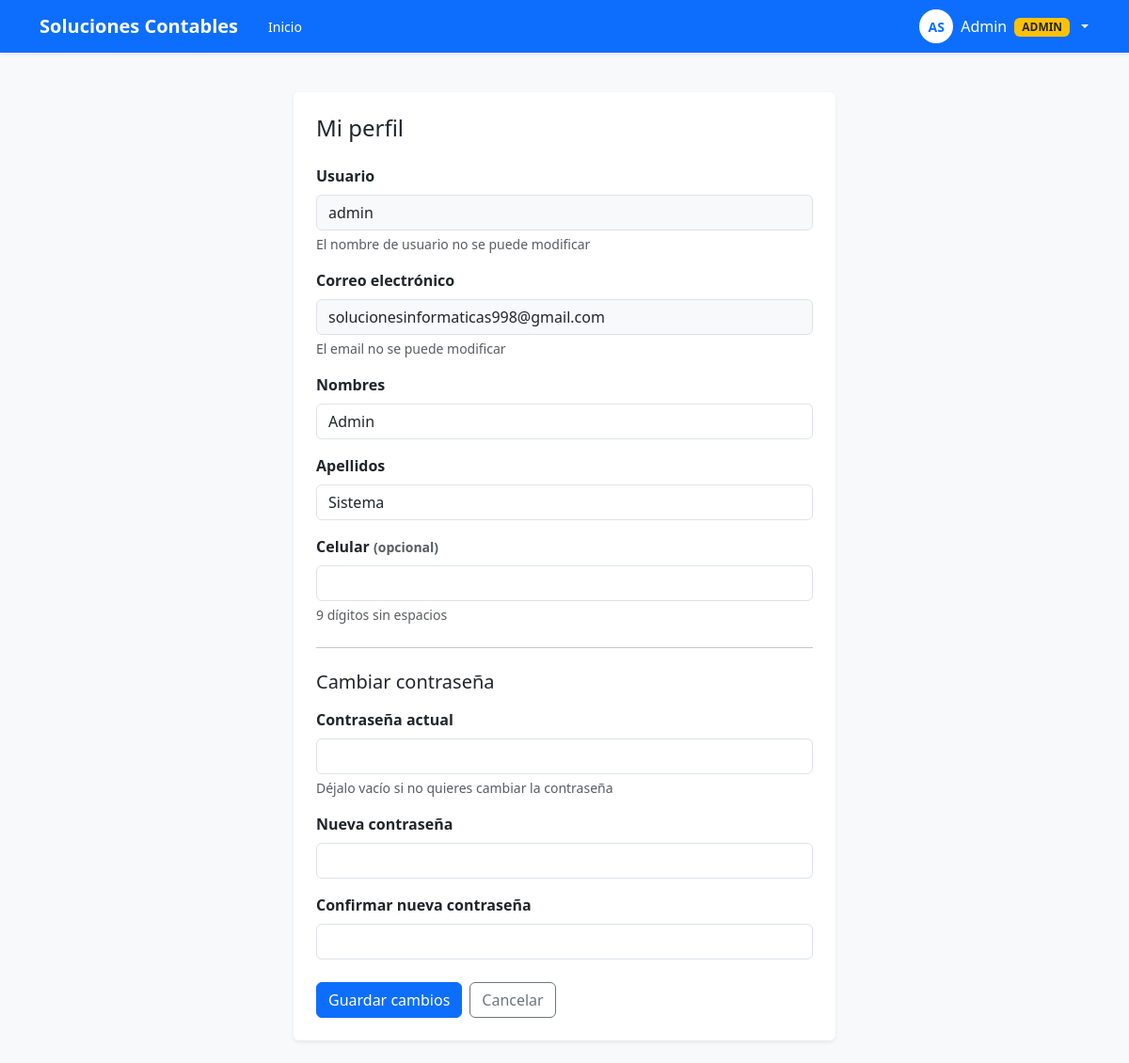
/auth/profile (signed in), run on the app's committed database.
### proc_detracciones/models.py (models this page shows, shortened)
class User(db.Model, UserMixin):
    __tablename__ = "user"
    id = db.Column(db.Integer, primary_key=True)
    email = db.Column(db.String(255), unique=True, nullable=True, index=True)
    username = db.Column(db.String(64), unique=True, nullable=True, index=True)
    password_hash = db.Column(db.String(255), nullable=True)
    role = db.Column(db.String(20), default="user", nullable=False)
    is_active_flag = db.Column(db.Boolean, default=True, nullable=False)
    trial_ends_at = db.Column(db.DateTime(timezone=True), nullable=True)
    is_email_verified = db.Column(db.Boolean, default=False, nullable=False)
    email_verified_at = db.Column(db.DateTime(timezone=True), nullable=True)
    first_name = db.Column(db.String(120), nullable=True)
    last_name = db.Column(db.String(120), nullable=True)
    phone = db.Column(db.String(15), nullable=True)  # ✅ NUEVO CAMPO
    account_status = db.Column(db.String(24), default="TRIAL_ACTIVO", nullable=False)
    payment_proof_submitted_at = db.Column(db.DateTime(timezone=True), nullable=True)
    payment_proof_url = db.Column(db.Text, nullable=True)
    payment_reviewed_at = db.Column(db.DateTime(timezone=True), nullable=True)
    payment_reviewed_by_admin_id = db.Column(db.Integer, db.ForeignKey("user.id"), nullable=True)
    reviewed_by_admin = db.relationship("User", remote_side=[id], backref="reviewed_users", uselist=False)
    created_at = db.Column(db.DateTime(timezone=True), default=utcnow, nullable=False)
    payment_proof_reviewed_at = db.Column(db.DateTime(timezone=True), nullable=True)
    @property
    def is_active(self) -> bool:
        return bool(self.is_active_flag)

### proc_detracciones/routes/auth.py (the view, shortened to what this page needs)
@auth_bp.route("/profile", methods=["GET", "POST"])
@login_required
def profile():
    return render_template("profile.html")

### proc_detracciones/templates/profile.html (shortened to what this page needs)
{% extends "_base.html" %} {% block title %}Mi perfil{% endblock %} {% block
content %}
<div class="container py-4" style="max-width: 600px">
  <div class="card shadow-sm border-0">
    <div class="card-body p-4">
      <h4 class="mb-4">Mi perfil</h4>
      <form method="post" action="{{ url_for('auth.profile') }}">
        <div class="mb-3">
          <label for="username" class="form-label fw-semibold">Usuario</label>
          <input
            type="text"
            class="form-control bg-light"
            id="username"
            value="{{ current_user.username }}"
            disabled
            readonly
          />
          <div class="form-text">
            El nombre de usuario no se puede modificar
          </div>
        </div>
        <div class="mb-3">
          <label for="email" class="form-label fw-semibold"
            >Correo electrónico</label
          >
          <input
            type="email"
            class="form-control bg-light"
            id="email"
            value="{{ current_user.email or 'No registrado' }}"
            disabled
            readonly
          />
          <div class="form-text">El email no se puede modificar</div>
        </div>
        <div class="mb-3">
          <label for="first_name" class="form-label fw-semibold">Nombres</label>
          <input
            type="text"
            class="form-control"
            id="first_name"
            name="first_name"
            value="{{ current_user.first_name or '' }}"
            required
            maxlength="120"
          />
        </div>
        <div class="mb-3">
          <label for="last_name" class="form-label fw-semibold"
            >Apellidos</label
          >
          <input
            type="text"
            class="form-control"
            id="last_name"
            name="last_name"
            value="{{ current_user.last_name or '' }}"
            required
            maxlength="120"
          />
        </div>
        <div class="mb-3">
          <label for="phone" class="form-label fw-semibold">
            Celular <small class="text-muted">(opcional)</small>
          </label>
          <input
            type="tel"
            class="form-control"
            id="phone"
            name="phone"
            value="{{ current_user.phone or '' }}"
            maxlength="9"
            pattern="[0-9]{9}"
            placeholder=""
            autocomplete="tel"
            oninput="this.value = this.value.replace(/[^0-9]/g, '').slice(0, 9)"
          />
          <div class="form-text">9 dígitos sin espacios</div>
        </div>
        <hr class="my-4" />
        <h5 class="mb-3">Cambiar contraseña</h5>
        <div class="mb-3">
          <label for="current_password" class="form-label fw-semibold"
            >Contraseña actual</label
          >
          <input
            type="password"
            class="form-control"
            id="current_password"
            name="current_password"
            autocomplete="current-password"
          />
          <div class="form-text">
            Déjalo vacío si no quieres cambiar la contraseña
          </div>
        </div>
        <div class="mb-3">
          <label for="new_password" class="form-label fw-semibold"
            >Nueva contraseña</label
          >
          <input
            type="password"
            class="form-control"
            id="new_password"
            name="new_password"
            minlength="6"
            autocomplete="new-password"
          />
        </div>
        <div class="mb-4">
          <label for="confirm_password" class="form-label fw-semibold"
            >Confirmar nueva contraseña</label
          >
          <input
            type="password"
            class="form-control"
            id="confirm_password"
            name="confirm_password"
            minlength="6"
            autocomplete="new-password"
          />
        </div>
        <div class="d-flex gap-2">
          <button type="submit" class="btn btn-primary">Guardar cambios</button>
          <a
            href="{{ url_for('home.index') }}"
            class="btn btn-outline-secondary"
          >
            Cancelar
          </a>
        </div>
      </form>
    </div>
  </div>
</div>
{% endblock %}

### proc_detracciones/templates/_base.html (shortened to what this page needs)
<!DOCTYPE html>
<html lang="es">
  <head>
    <link
      href="https://cdn.jsdelivr.net/npm/bootstrap@5.3.2/dist/css/bootstrap.min.css"
      rel="stylesheet"
    />
  </head>
  <body class="bg-light">
    <nav
      class="navbar navbar-expand-lg navbar-dark bg-primary navbar-sticky shadow-sm"
    >
      <div class="container">
        <a
          class="navbar-brand fw-semibold"
          href="{{ url_for('home.index') if current_user.is_authenticated else url_for('auth.login') }}"
        >
          Soluciones Contables
        </a>
        {% if current_user.is_authenticated %}
        <div class="breadcrumb-inline d-none d-lg-flex align-items-center ms-3">
          <a href="{{ url_for('home.index') }}">Inicio</a>
        </div>
        {% endif %}
        <div class="collapse navbar-collapse" id="navbarNav">
          <div class="d-flex align-items-center gap-3">
            {% if current_user.is_authenticated %} {% set status =
            (current_user.account_status or 'TRIAL_ACTIVO') %}
            <div class="dropdown">
              <button
                class="btn btn-link text-white dropdown-toggle text-decoration-none p-0 d-flex align-items-center gap-2"
                type="button"
                data-bs-toggle="dropdown"
              >
                <div class="user-avatar">
                  {% if current_user.first_name and current_user.last_name %} {{
                  current_user.first_name[0]|upper }}{{
                  current_user.last_name[0]|upper }} {% elif
                  current_user.username %} {{ current_user.username[:2]|upper }}
                  {% elif current_user.email %} {{ current_user.email[0]|upper
                  }} {% else %} U {% endif %}
                </div>
                <span class="d-none d-md-inline fw-500">
                  {% if current_user.first_name %} {{ current_user.first_name }}
                  {% if current_user.role == 'admin' %}
                  <span class="badge bg-warning text-dark ms-1">ADMIN</span>
                  {% endif %} {% elif current_user.username %} {{
                  current_user.username }} {% elif current_user.email %} {{
                  current_user.email.split('@')[0] }} {% else %} Usuario {%
                  endif %}
                </span>
              </button>
            </div>
            {% endif %}
          </div>
        </div>
      </div>
    </nav>
    <div class="container" style="max-width: 980px; padding-top: 18px">
       {% block content %}{% endblock %}
    </div>
  </body>
</html>

### proc_detracciones/templates/_base.html (style rules this page uses)
.navbar-sticky { position: sticky; top: 0; z-index: 1020; }
body { padding-top: 0; }
.user-avatar { width: 36px; height: 36px; background: white; color: #0d6efd; border-radius: 50%; display: flex; align-items: center; justify-content: center; font-weight: 600; font-size: 0.875rem; border: 2px solid rgba(255, 255, 255, 0.3); }
.breadcrumb-inline { color: rgba(255, 255, 255, 0.7); font-size: 0.875rem; }
.breadcrumb-inline a { color: white; text-decoration: none; transition: opacity 0.2s; }

### data on the page
User: first_name "A", last_name "S", first_name "Admin", username "admin", email "solucionesinformaticas998@gmail.com", last_name "Sistema"
